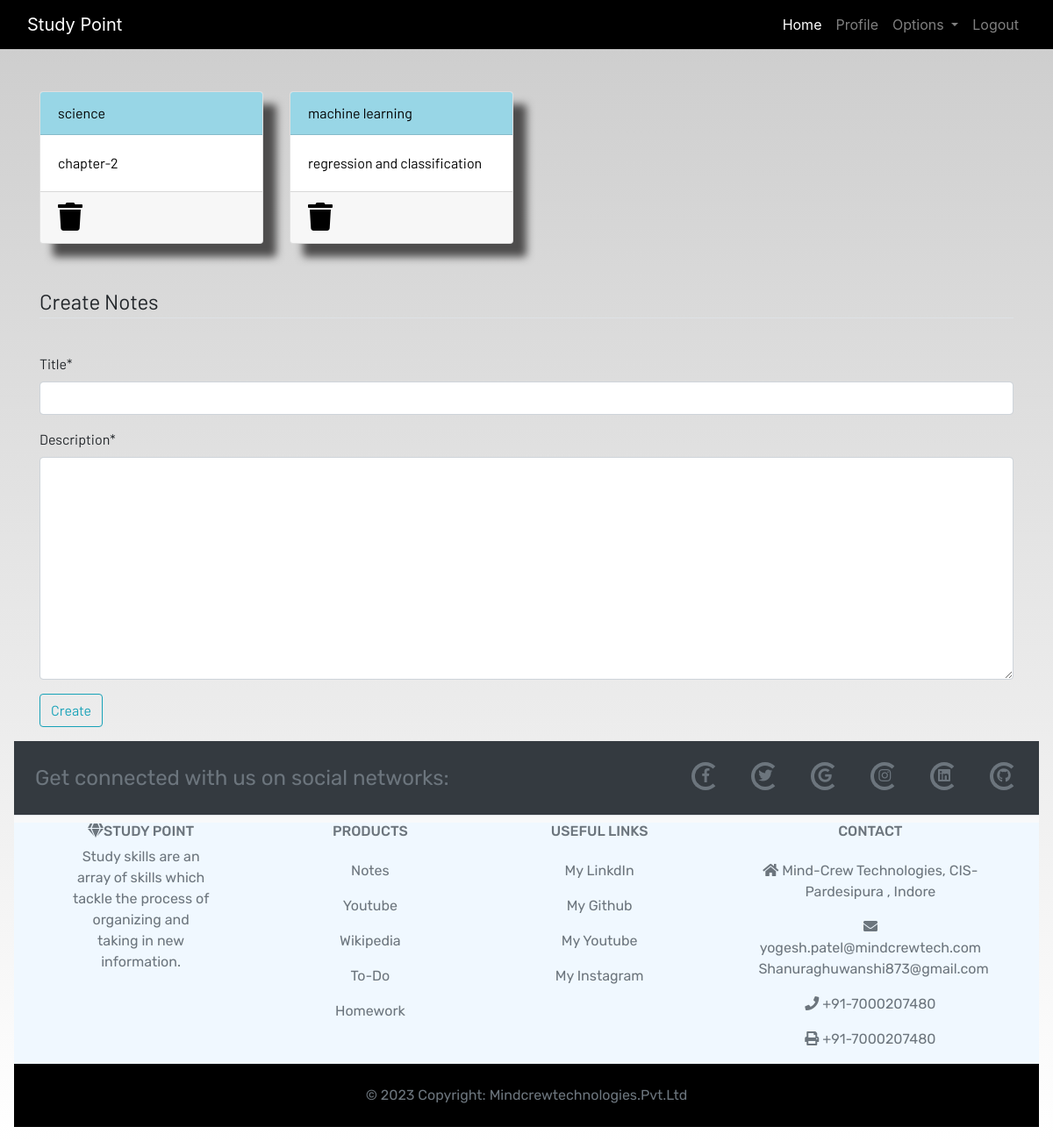
Screenshot of /notes (signed in) with the database file from the repository.
### dashboard/models.py (models this page shows, shortened)
class Notes(models.Model):
    user=models.ForeignKey(User,on_delete=models.CASCADE)
    title=models.CharField(max_length=256)
    description= models.TextField()
    class Meta:
        verbose_name='notes'
        verbose_name_plural='notes'

### dashboard/views.py (the view)
# urls.py: path('notes',notes, name='notes'),
@login_required
def notes(request):
    if request.method=="POST":
        form= NotesForm(request.POST)
        if form.is_valid():
            notes=Notes(user=request.user,title=request.POST['title'],description=request.POST['description'])
            notes.save()
        messages.success(request,f'Notes added by {request.user.username} successfully')
    else:
        form=NotesForm()
    notes=Notes.objects.filter(user=request.user)
    context={'notes':notes,'form':form}
    return render(request,'dashboard/notes.html',context)

### dashboard/forms.py
class NotesForm(forms.ModelForm):
    class Meta:
        model=Notes
        fields=['title','description']

### dashboard/templates/dashboard/notes.html (shortened to what this page needs)
{% extends 'dashboard/base.html' %}
{% load static %}
{% load crispy_forms_tags %}
{% block content %}
<div class="container">
    <div class="row">
        {% for note in notes %}
        <div class="col-md-3">
            <a href={%url 'NotesView' note.id %}>
                <div class="card">
                    <div class="card-header">{{note.title}}</div>
                    <div class="card-body">{{note.description}}</div>
                    <div class="card-footer mt-auto "><a href="{% url 'delete_notes' note.id%}">
                        <i class="fa fa-trash fa-2x"></i></a>
                    </div>
                </div>
            </a>
        </div>
        {% endfor %}
        <br><br>
    </div>
</div>
<br><br>
<div class="container">
    <form method="POST">
        <fieldset class="form-group">
            <legend class="border-bottom mb-4">Create Notes</legend>
        </fieldset>
        {{ form|crispy }}
        <div class="form-group">
            <button href="" class="btn btn-outline-info" type="submit">
                Create
            </button>
        </div>
    </form>
</div>
{% endblock content %}

### dashboard/static/css/main.css (style rules this page uses)
html { scroll-behavior: smooth; height: 100%; width: 100%; }
.card { box-shadow: 15px 15px 10px rgb(78, 77, 77); }
a { text-decoration: none !important; color: black; }
.card-header { color: black !important; background: rgb(152, 214, 230) !important; transition: 0.3s ease-in; }
html, body { max-width: 100%; overflow-x: hidden; height: 100%; width: 100%; }
body { background: linear-gradient(rgba(0, 0, 0, 0.2), rgba(255, 255, 255, 0.5)); overflow-x: hidden; background-repeat: no-repeat; }
.card-header { background-color: rgb(133, 204, 231); }
.col-md-3 .card { width: 100%; height: 100%; }
.fa { color: black; }

### rows the page displays
Notes: title "science", description "chapter-2"
Notes: title "machine learning", description "regression and classification"
